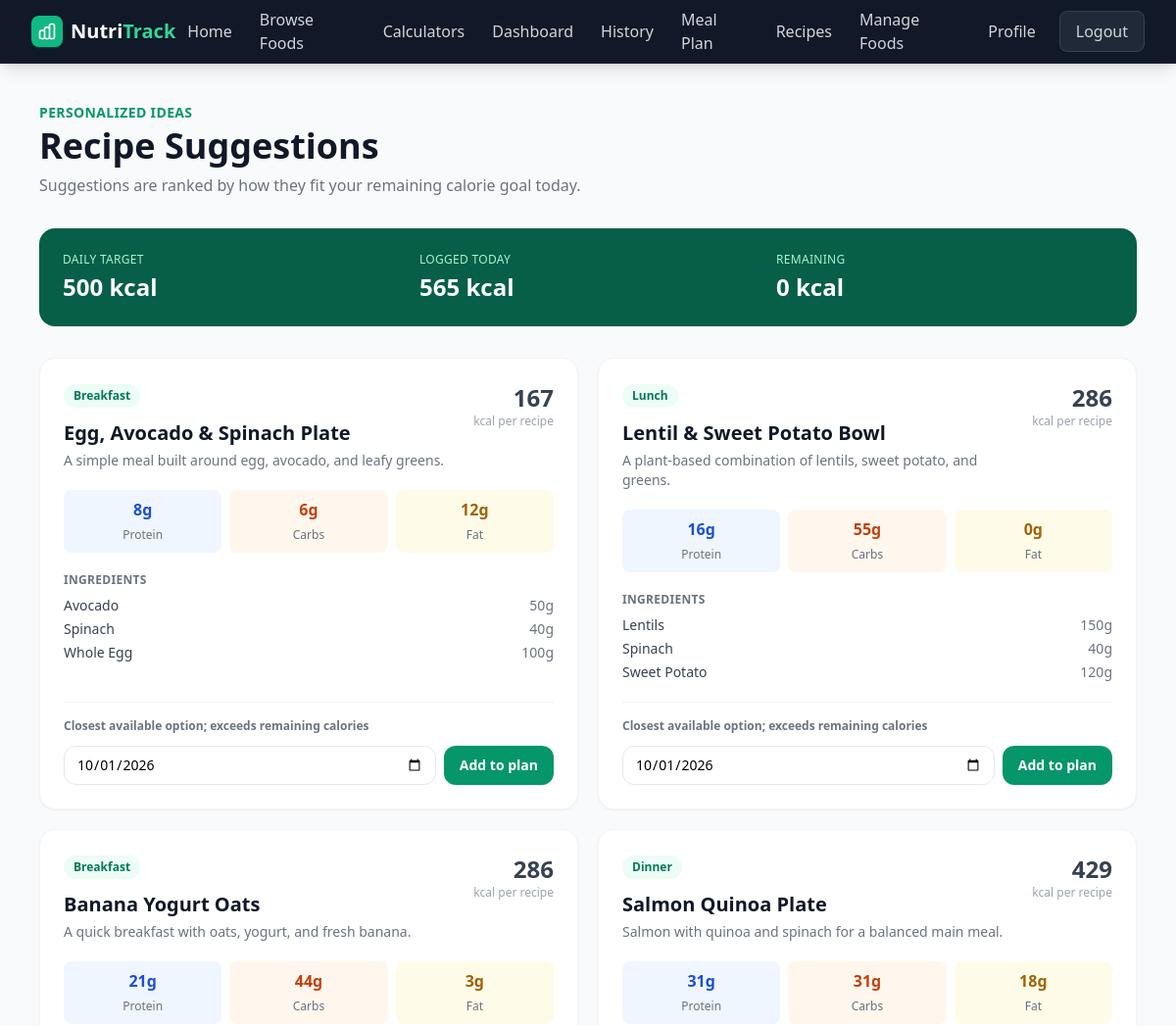
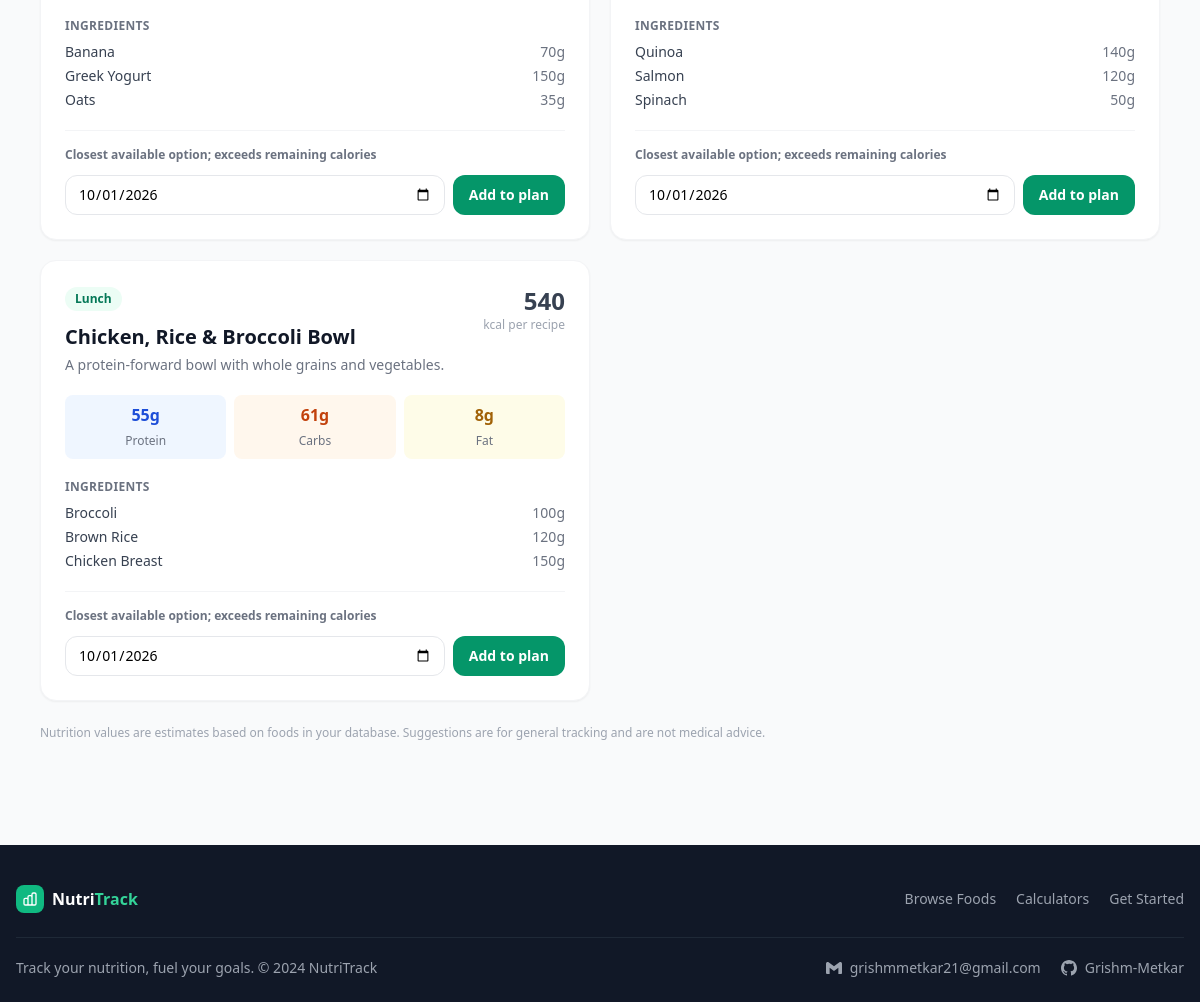
The page /recipes (signed in) on the database its author committed (2 pictures, top to bottom).
### tables this page shows
CREATE TABLE users (
                id INTEGER PRIMARY KEY AUTOINCREMENT,
                username TEXT UNIQUE NOT NULL,
                email TEXT UNIQUE NOT NULL,
                password TEXT NOT NULL
            , calorie_goal INTEGER DEFAULT 2000, reminder_enabled INTEGER NOT NULL DEFAULT 0, reminder_time TEXT NOT NULL DEFAULT '20:00');

CREATE TABLE recipe_ingredients (
                id INTEGER PRIMARY KEY AUTOINCREMENT,
                recipe_id INTEGER NOT NULL,
                food_id INTEGER NOT NULL,
                grams REAL NOT NULL CHECK (grams > 0 AND grams <= 2000),
                FOREIGN KEY (recipe_id) REFERENCES recipes(id),
                FOREIGN KEY (food_id) REFERENCES foods(id)
            );

CREATE TABLE recipes (
                id INTEGER PRIMARY KEY AUTOINCREMENT,
                name TEXT UNIQUE NOT NULL,
                description TEXT NOT NULL,
                meal_type TEXT NOT NULL,
                ingredient_count INTEGER NOT NULL
            );

CREATE TABLE foods (
                id INTEGER PRIMARY KEY AUTOINCREMENT,
                name TEXT NOT NULL,
                calories REAL NOT NULL,
                protein REAL NOT NULL,
                carbs REAL NOT NULL,
                fats REAL NOT NULL,
                category TEXT NOT NULL,
                description TEXT
            , external_code TEXT, source TEXT NOT NULL DEFAULT 'local');

### app.py (the view)
@app.route("/recipes")
@login_required
def recipes():
    db = get_db()
    today = date.today()
    user = db.execute(
        "SELECT calorie_goal FROM users WHERE id = ?", [session["user_id"]]
    ).fetchone()
    calorie_goal = user["calorie_goal"] if user and user["calorie_goal"] else 2000
    logged = db.execute(
        """SELECT SUM(f.calories * fl.grams / 100.0) AS calories
           FROM food_logs fl JOIN foods f ON f.id = fl.food_id
           WHERE fl.user_id = ? AND fl.date = ?""",
        [session["user_id"], today.isoformat()],
    ).fetchone()
    consumed_calories = round(logged["calories"] or 0, 1)
    remaining_calories = max(0, round(calorie_goal - consumed_calories, 1))
    rows = db.execute(
        """SELECT r.id AS recipe_id, r.name, r.description, r.meal_type,
                  r.ingredient_count, ri.grams,
                  f.id AS food_id, f.name AS food_name,
                  f.calories, f.protein, f.carbs, f.fats
           FROM recipes r
           JOIN recipe_ingredients ri ON ri.recipe_id = r.id
           JOIN foods f ON f.id = ri.food_id
           ORDER BY r.name, f.name"""
    ).fetchall()
    by_recipe = {}
    for row in rows:
        recipe = by_recipe.setdefault(
            row["recipe_id"],
            {
                "id": row["recipe_id"],
                "name": row["name"],
                "description": row["description"],
                "meal_type": row["meal_type"],
                "ingredient_count": row["ingredient_count"],
                "ingredients": [],
                "calories": 0,
                "protein": 0,
                "carbs": 0,
                "fats": 0,
            },
        )
        factor = row["grams"] / 100
        recipe["ingredients"].append(
            {"food_id": row["food_id"], "name": row["food_name"], "grams": row["grams"]}
        )
        for key in ("calories", "protein", "carbs", "fats"):
            recipe[key] += row[key] * factor
    available_recipes = []
    for recipe in by_recipe.values():
        if len(recipe["ingredients"]) != recipe["ingredient_count"]:
            continue
        for key in ("calories", "protein", "carbs", "fats"):
            recipe[key] = round(recipe[key], 1)
        recipe["fits_remaining"] = recipe["calories"] <= remaining_calories
        available_recipes.append(recipe)
    available_recipes.sort(
        key=lambda recipe: (
            not recipe["fits_remaining"],
            abs(remaining_calories - recipe["calories"]),
            recipe["name"].casefold(),
        )
    )
    return render_template(
        "recipes.html",
        recipes=available_recipes,
        calorie_goal=calorie_goal,
        consumed_calories=consumed_calories,
        remaining_calories=remaining_calories,
        today=today.isoformat(),
    )

### app.py (called while the page is built)
def get_db():
    db = getattr(g, "_database", None)
    if db is None:
        db = g._database = sqlite3.connect(DATABASE)
        db.row_factory = sqlite3.Row
    return db

@app.teardown_appcontext
def close_connection(exception):
    db = getattr(g, "_database", None)
    if db is not None:
        db.close()

def login_required(f):
    from functools import wraps
    @wraps(f)
    def decorated(*args, **kwargs):
        if "user_id" not in session:
            flash("Please log in to access this page.", "warning")
            return redirect(url_for("login"))
        return f(*args, **kwargs)
    return decorated

### templates/recipes.html (shortened to what this page needs)
{% extends "base.html" %}
{% block content %}
<div class="max-w-6xl mx-auto px-4 py-10">
  <header class="mb-8">
    <p class="text-sm font-semibold uppercase tracking-wide text-emerald-600">Personalized ideas</p>
    <h1 class="text-4xl font-extrabold text-gray-900 mt-1">Recipe Suggestions</h1>
    <p class="text-gray-500 mt-2">Suggestions are ranked by how they fit your remaining calorie goal today.</p>
  </header>
  <section class="rounded-2xl bg-emerald-800 text-white p-6 mb-8">
    <div class="grid sm:grid-cols-3 gap-5">
      <div><p class="text-xs uppercase tracking-wide text-emerald-200">Daily target</p><p class="text-2xl font-bold mt-1">{{ calorie_goal|int }} kcal</p></div>
      <div><p class="text-xs uppercase tracking-wide text-emerald-200">Logged today</p><p class="text-2xl font-bold mt-1">{{ consumed_calories|int }} kcal</p></div>
      <div><p class="text-xs uppercase tracking-wide text-emerald-200">Remaining</p><p class="text-2xl font-bold mt-1">{{ remaining_calories|int }} kcal</p></div>
    </div>
  </section>
  {% if recipes %}
  <div class="grid md:grid-cols-2 gap-5">
    {% for recipe in recipes %}
    <article class="bg-white border border-gray-100 rounded-2xl shadow-sm p-6 flex flex-col">
      <div class="flex justify-between items-start gap-4">
        <div>
          <span class="inline-block px-2.5 py-1 text-xs font-semibold rounded-full bg-emerald-50 text-emerald-700">{{ recipe.meal_type }}</span>
          <h2 class="text-xl font-bold text-gray-900 mt-3">{{ recipe.name }}</h2>
          <p class="text-sm text-gray-500 mt-1">{{ recipe.description }}</p>
        </div>
        <div class="text-right shrink-0">
          <p class="text-2xl font-extrabold {% if recipe.fits_remaining %}text-emerald-600{% else %}text-gray-700{% endif %}">{{ recipe.calories|int }}</p>
          <p class="text-xs text-gray-400">kcal per recipe</p>
        </div>
      </div>
      <div class="grid grid-cols-3 gap-2 my-5 text-center">
        <div class="rounded-lg bg-blue-50 py-2"><strong class="block text-blue-700">{{ recipe.protein|int }}g</strong><span class="text-xs text-gray-500">Protein</span></div>
        <div class="rounded-lg bg-orange-50 py-2"><strong class="block text-orange-700">{{ recipe.carbs|int }}g</strong><span class="text-xs text-gray-500">Carbs</span></div>
        <div class="rounded-lg bg-yellow-50 py-2"><strong class="block text-yellow-700">{{ recipe.fats|int }}g</strong><span class="text-xs text-gray-500">Fat</span></div>
      </div>
      <div class="mb-5">
        <h3 class="text-xs font-bold uppercase tracking-wide text-gray-500 mb-2">Ingredients</h3>
        <ul class="space-y-1">
          {% for ingredient in recipe.ingredients %}
          <li class="flex justify-between gap-3 text-sm text-gray-700"><span>{{ ingredient.name }}</span><span class="text-gray-500">{{ ingredient.grams|round(0)|int }}g</span></li>
          {% endfor %}
        </ul>
      </div>
      <div class="mt-auto pt-4 border-t border-gray-100">
        {% if recipe.fits_remaining %}
        <p class="text-xs font-semibold text-emerald-700 mb-3">Fits within your remaining calorie goal</p>
        {% else %}
        <p class="text-xs font-semibold text-gray-500 mb-3">Closest available option; exceeds remaining calories</p>
        {% endif %}
        <form method="POST" action="{{ url_for('add_recipe_to_meal_plan', recipe_id=recipe.id) }}" class="flex gap-2">
          <input id="recipe-date-{{ recipe.id }}" type="date" name="planned_date" value="{{ today }}" required class="min-w-0 flex-1 rounded-xl border border-gray-200 px-3 py-2 text-sm">
          <button type="submit" class="rounded-xl bg-emerald-600 hover:bg-emerald-700 text-white font-semibold px-4 py-2 text-sm">Add to plan</button>
        </form>
      </div>
    </article>
    {% endfor %}
  </div>
  {% else %}
  <div class="rounded-2xl border border-gray-100 bg-white p-8 text-center">
    <h2 class="font-bold text-gray-800">No recipe suggestions are available</h2>
    <p class="text-sm text-gray-500 mt-2">Add the included foods back to your food database to restore the starter recipes.</p>
  </div>
  {% endif %}
  <p class="text-xs text-gray-400 mt-6">Nutrition values are estimates based on foods in your database. Suggestions are for general tracking and are not medical advice.</p>
</div>
{% endblock %}

### rows shown on the page
users: calorie_goal "500"
recipe_ingredients: meal_type "Breakfast", name "Egg, Avocado & Spinach Plate", description "A simple meal built around egg, avocado, and leafy greens.", calories "167", protein "8", carbs "6", fats "12", name "Avocado", grams "50", planned_date "10/01/2026"
recipe_ingredients: name "Spinach", grams "40"
recipe_ingredients: name "Whole Egg", grams "100"
recipe_ingredients: meal_type "Lunch", name "Lentil & Sweet Potato Bowl", description "A plant-based combination of lentils, sweet potato, and greens.", calories "286", protein "16", carbs "55", fats "0", name "Lentils", grams "150", planned_date "10/01/2026"
recipe_ingredients: name "Spinach", grams "40"
recipe_ingredients: name "Sweet Potato", grams "120"
recipe_ingredients: meal_type "Breakfast", name "Banana Yogurt Oats", description "A quick breakfast with oats, yogurt, and fresh banana.", calories "286", protein "21", carbs "44", fats "3", name "Banana", grams "70", planned_date "10/01/2026"
recipe_ingredients: name "Greek Yogurt", grams "150"
recipe_ingredients: name "Oats", grams "35"
recipe_ingredients: meal_type "Dinner", name "Salmon Quinoa Plate", description "Salmon with quinoa and spinach for a balanced main meal.", calories "429", protein "31", carbs "31", fats "18", name "Quinoa", grams "140", planned_date "10/01/2026"
recipe_ingredients: name "Salmon", grams "120"
recipe_ingredients: name "Spinach", grams "50"
recipe_ingredients: meal_type "Lunch", name "Chicken, Rice & Broccoli Bowl", description "A protein-forward bowl with whole grains and vegetables.", calories "540", protein "55", carbs "61", fats "8", name "Broccoli", grams "100", planned_date "10/01/2026"
recipe_ingredients: name "Brown Rice", grams "120"
recipe_ingredients: name "Chicken Breast", grams "150"

### other values the page prints
{{ consumed_calories|int }} "565"
{{ remaining_calories|int }} "0"
